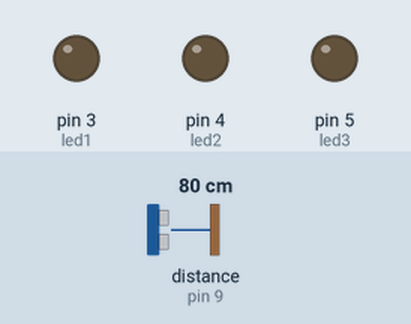
This sketch was run on a simulated Arduino Uno, built with avr-gcc and run on an emulated ATmega328P. Parts: output pins drawn as LEDs (lit = HIGH). Wiring (inferred from the names in the program): ultrasonic range finder: trigger pin 8; echo pin 9. Inputs (shaded band) come from the test bench; at power-on: distance to the obstacle (sensor on pin 9) 80 cm. The echo pulse lasts 58.3 µs per cm; pins used as bus, display or sensor lines are not drawn.

Above: at 1.2 s.
1.3 s: distance to the obstacle (sensor on pin 9) set to 33 cm
2.8 s: distance to the obstacle (sensor on pin 9) set to 27 cm
At 3.4 s:
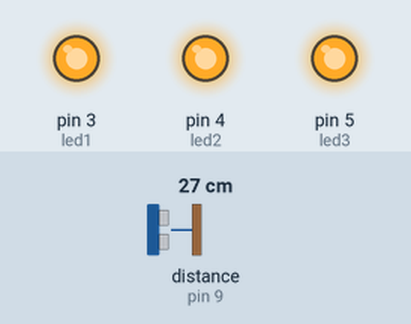
4.3 s: distance to the obstacle (sensor on pin 9) set to 22 cm
5.8 s: distance to the obstacle (sensor on pin 9) set to 19 cm
At 6.9 s:
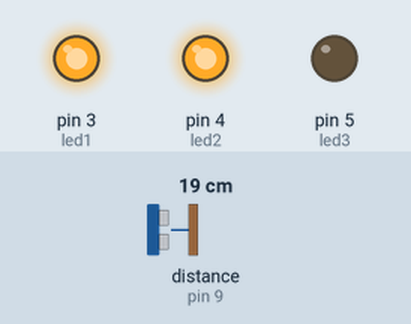
7.3 s: distance to the obstacle (sensor on pin 9) set to 12 cm
8.8 s: distance to the obstacle (sensor on pin 9) set to 9 cm
At 9.2 s:
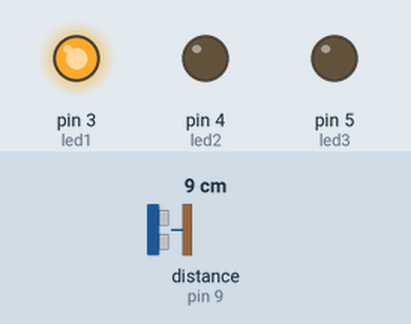
Timing chart, 0 to 11.3 s (numbered marks = the images above; inputs shaded):
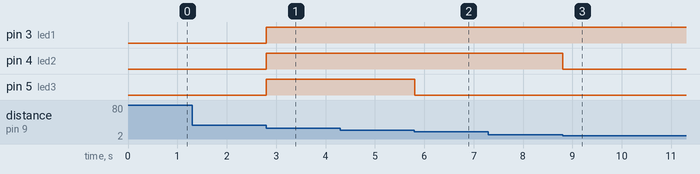

The sketch:

_3_LAMPU_I_DALNOMETER.ino
```cpp
#include <NewPing.h>

int eP = 9;
int tP = 8;
int led1 = 3;
int led2 = 4;
int led3 = 5;

void setup() {
  pinMode(led1, OUTPUT);
  pinMode(led2, OUTPUT);
  pinMode(led3, OUTPUT);
  pinMode(eP, INPUT);
  pinMode(tP, OUTPUT);
}

void loop() {
  long time, distance;
  digitalWrite(tP, LOW);
  delayMicroseconds(2);
  digitalWrite(tP, HIGH);
  delayMicroseconds(10);
  digitalWrite(tP, LOW);
  time = pulseIn(eP, HIGH);
  distance = (time / 58);
  Serial.println(distance);
  if (distance < 10) {
    digitalWrite(led1, HIGH);
    digitalWrite(led2, LOW);
    digitalWrite(led3, LOW);
  }
  else if (distance < 20) {
    digitalWrite(led1, HIGH);
    digitalWrite(led2, HIGH);
    digitalWrite(led3, LOW);
  }
  else if (distance < 30) {
    digitalWrite(led1, HIGH);
    digitalWrite(led2, HIGH);
    digitalWrite(led3, HIGH);
  }
}
```

Measured:
- the behaviour switches between 31 and 30 cm on distance to the obstacle (sensor on pin 9) (found by bisection; images 0 and 1)
- the behaviour switches between 21 and 20 cm on distance to the obstacle (sensor on pin 9) (found by bisection; images 1 and 2)
- the behaviour switches between 11 and 10 cm on distance to the obstacle (sensor on pin 9) (found by bisection; images 2 and 3)
- after the input at 1.3 s, every drawn part: stays the same
- after the input at 2.8 s, pin 3 (led1), pin 4 (led2), pin 5 (led3): LOW → HIGH at once
- after the input at 4.3 s, every drawn part: stays the same
- after the input at 5.8 s, pin 5 (led3): HIGH → LOW at once
- after the input at 7.3 s, every drawn part: stays the same
- after the input at 8.8 s, pin 4 (led2): HIGH → LOW at once
